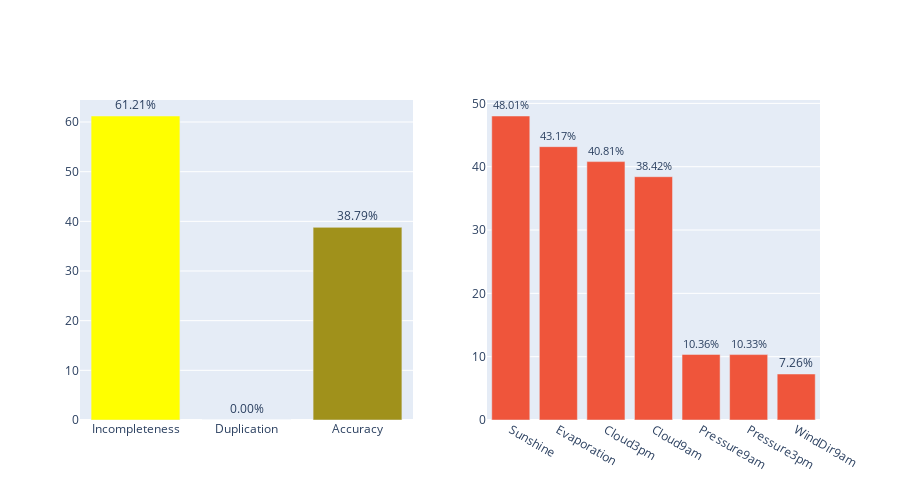

This figure's notebook cell:
### Markdown cell above
The result above show that the data set is evaluate as very bad since it accuracy is 0%.  This come from the fact that the race of incompleteness is 100%.

### Code cell
init_time = time.time()
data_quality_analyzer.data_quality_analyzer('weatherAUS.csv').duplication_incompleteness_checker(7)
print(f'execution time {time.time()-init_time} seconds')

### Figure 1 — Plotly figure (JSON) as saved in the notebook; plotly's stock layout.template omitted (floating-point values rounded to 4 significant figures)
{"data": [{"marker": {"color": ["yellow", "blue", "#a0911b"]}, "text": ["61.21%", "0.00%", "38.79%"], "textposition": "outside", "type": "bar", "x": ["Incompleteness", "Duplication", "Accuracy"], "xaxis": "x", "y": [61.21, 0, 38.79], "yaxis": "y"}, {"text": ["48.01%", "43.17%", "40.81%", "38.42%", "10.36%", "10.33%", "7.26%"], "textposition": "outside", "type": "bar", "x": ["Sunshine", "Evaporation", "Cloud3pm", "Cloud9am", "Pressure9am", "Pressure3pm", "WindDir9am"], "xaxis": "x2", "y": [48.01, 43.17, 40.81, 38.42, 10.36, 10.33, 7.264], "yaxis": "y2"}], "layout": {"height": 500, "showlegend": false, "xaxis": {"anchor": "y", "domain": [0, 0.45]}, "xaxis2": {"anchor": "y2", "domain": [0.55, 1]}, "yaxis": {"anchor": "x", "domain": [0, 1]}, "yaxis2": {"anchor": "x2", "domain": [0, 1]}}}
